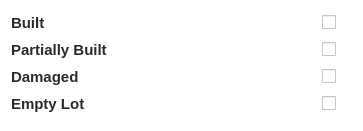
              <widget class="QWidget" name="scrollAreaWidgetContents_6">
               <property name="geometry">
                <rect>
                 <x>0</x>
                 <y>0</y>
                 <width>363</width>
                 <height>131</height>
                </rect>
               </property>
               <property name="font">
                <font>
                 <weight>75</weight>
                 <bold>true</bold>
                </font>
               </property>
               <property name="styleSheet">
                <string notr="true">background-color: white;
color:rgb(43, 43, 43);</string>
               </property>
               <layout class="QGridLayout" name="gridLayout_4">
                <item row="0" column="0">
                 <widget class="QLabel" name="label_26">
                  <property name="maximumSize">
                   <size>
                    <width>16777215</width>
                    <height>100</height>
                   </size>
                  </property>
                  <property name="font">
                   <font>
                    <pointsize>11</pointsize>
                    <weight>75</weight>
                    <bold>true</bold>
                   </font>
                  </property>
                  <property name="text">
                   <string>Built</string>
                  </property>
                 </widget>
                </item>
                <item row="1" column="0">
                 <widget class="QLabel" name="label_27">
                  <property name="maximumSize">
                   <size>
                    <width>16777215</width>
                    <height>100</height>
                   </size>
                  </property>
                  <property name="font">
                   <font>
                    <pointsize>11</pointsize>
                    <weight>75</weight>
                    <bold>true</bold>
                   </font>
                  </property>
                  <property name="text">
                   <string>Partially Built</string>
                  </property>
                 </widget>
                </item>
                <item row="2" column="0">
                 <widget class="QLabel" name="label_28">
                  <property name="maximumSize">
                   <size>
                    <width>16777215</width>
                    <height>100</height>
                   </size>
                  </property>
                  <property name="font">
                   <font>
                    <pointsize>11</pointsize>
                    <weight>75</weight>
                    <bold>true</bold>
                   </font>
                  </property>
                  <property name="text">
                   <string>Damaged</string>
                  </property>
                 </widget>
                </item>
                <item row="3" column="0">
                 <widget class="QLabel" name="label_29">
                  <property name="maximumSize">
                   <size>
                    <width>16777215</width>
                    <height>100</height>
                   </size>
                  </property>
                  <property name="font">
                   <font>
                    <pointsize>11</pointsize>
                    <weight>75</weight>
                    <bold>true</bold>
                   </font>
                  </property>
                  <property name="text">
                   <string>Empty Lot</string>
                  </property>
                 </widget>
                </item>
                <item row="0" column="1">
                 <widget class="QCheckBox" name="shelter_stat_built_checkbox">
                  <property name="maximumSize">
                   <size>
                    <width>30</width>
                    <height>16777215</height>
                   </size>
                  </property>
                  <property name="cursor">
                   <cursorShape>PointingHandCursor</cursorShape>
                  </property>
                  <property name="text">
                   <string/>
                  </property>
                 </widget>
                </item>
                <item row="1" column="1">
                 <widget class="QCheckBox" name="shelter_stat_pbuilt_checkbox">
                  <property name="maximumSize">
                   <size>
                    <width>30</width>
                    <height>16777215</height>
                   </size>
                  </property>
                  <property name="cursor">
                   <cursorShape>PointingHandCursor</cursorShape>
                  </property>
                  <property name="text">
                   <string/>
                  </property>
                 </widget>
                </item>
                <item row="2" column="1">
                 <widget class="QCheckBox" name="shelter_stat_dmg_checkbox">
                  <property name="maximumSize">
                   <size>
                    <width>30</width>
                    <height>16777215</height>
                   </size>
                  </property>
                  <property name="cursor">
                   <cursorShape>PointingHandCursor</cursorShape>
                  </property>
                  <property name="text">
                   <string/>
                  </property>
                 </widget>
                </item>
                <item row="3" column="1">
                 <widget class="QCheckBox" name="shelter_stat_empty_lot_checkbox">
                  <property name="maximumSize">
                   <size>
                    <width>30</width>
                    <height>16777215</height>
                   </size>
                  </property>
                  <property name="cursor">
                   <cursorShape>PointingHandCursor</cursorShape>
                  </property>
                  <property name="text">
                   <string/>
                  </property>
                 </widget>
                </item>
               </layout>
              </widget>
